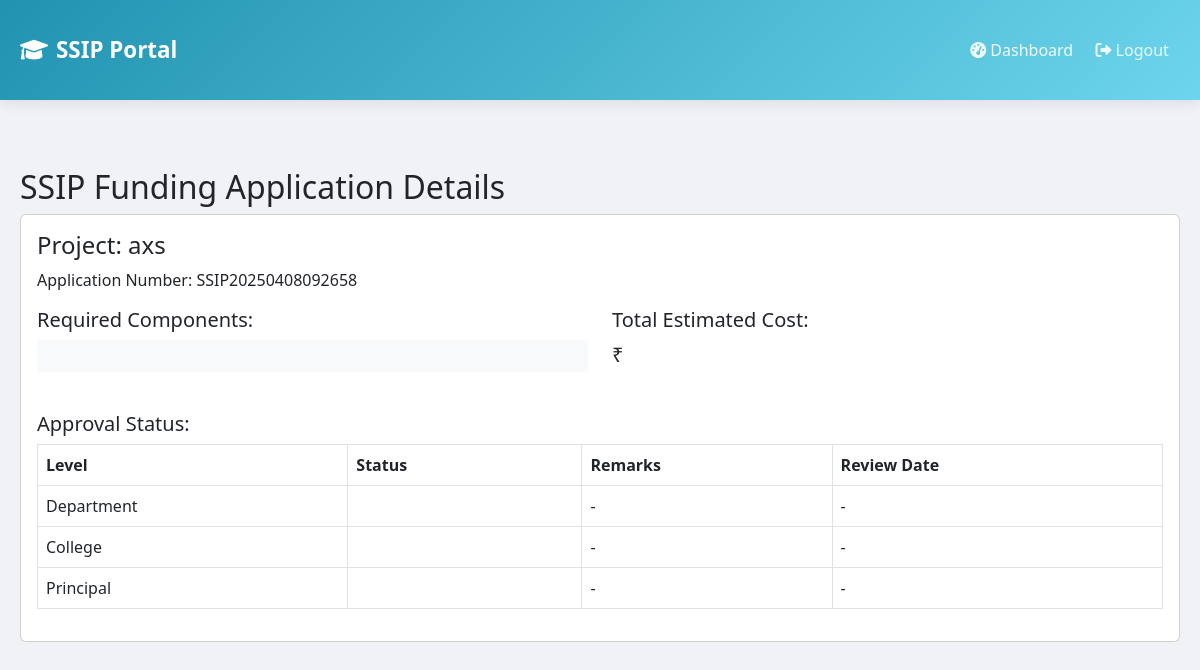
The app's page /view_funding_application/2 (signed in) with its own data.
### app.py (models this page shows, shortened)
class Application(db.Model):
    id = db.Column(db.Integer, primary_key=True)
    application_number = db.Column(db.String(50), unique=True)
    user_id = db.Column(db.Integer, db.ForeignKey('user.id'), nullable=False)
    project_title = db.Column(db.String(200), nullable=False)
    problem_statement = db.Column(db.Text, nullable=False)
    solution = db.Column(db.Text, nullable=False)
    team_members = db.Column(db.String(500))
    total_cost = db.Column(db.Float, nullable=False)
    quotation_path = db.Column(db.String(200))
    created_at = db.Column(db.DateTime, default=datetime.utcnow)
    team_size = db.Column(db.Integer, default=1)
    project_duration = db.Column(db.Integer, default=6)  # in months
    completion_percentage = db.Column(db.Integer, default=0)
    innovation_score = db.Column(db.Integer, default=0)  # 0-100
    technical_complexity = db.Column(db.String(20), default='medium')  # low, medium, high
    project_domain = db.Column(db.String(50))
    implementation_status = db.Column(db.String(20), default='planning')  # planning, in-progress, testing, completed
    dept_status = db.Column(db.String(20), default='pending')
    dept_remarks = db.Column(db.Text)
    dept_review_date = db.Column(db.DateTime)
    college_status = db.Column(db.String(20), default='pending')
    college_remarks = db.Column(db.Text)
    college_review_date = db.Column(db.DateTime)
    principal_status = db.Column(db.String(20), default='pending')
    principal_remarks = db.Column(db.Text)
    principal_review_date = db.Column(db.DateTime)
    applicant = db.relationship('User', back_populates='user_applications')
    funding_request = db.relationship('FundingRequest', back_populates='ssip_application', uselist=False)
    purchase_lists = db.relationship('PurchaseList', back_populates='application')
    utilization_certificates = db.relationship('UtilizationCertificate', back_populates='application')
    components = db.relationship('Component', back_populates='application')
    application_notifications = db.relationship('Notification', back_populates='related_application')

class FundingRequest(db.Model):
    id = db.Column(db.Integer, primary_key=True)
    application_id = db.Column(db.Integer, db.ForeignKey('application.id'), nullable=False)
    actual_cost = db.Column(db.Float, nullable=False)
    bill_path = db.Column(db.String(200))
    remarks = db.Column(db.Text)
    created_at = db.Column(db.DateTime, default=datetime.now)
    dept_status = db.Column(db.String(20), default='pending')
    dept_remarks = db.Column(db.Text)
    dept_review_date = db.Column(db.DateTime)
    college_status = db.Column(db.String(20), default='pending')
    college_remarks = db.Column(db.Text)
    college_review_date = db.Column(db.DateTime)
    principal_status = db.Column(db.String(20), default='pending')
    principal_remarks = db.Column(db.Text)
    principal_review_date = db.Column(db.DateTime)
    ssip_application = db.relationship('Application', back_populates='funding_request')

### app.py (the view)
@app.route('/view_funding_application/<int:id>')
@login_required
def view_funding_application(id):
    funding = FundingRequest.query.get_or_404(id)
    application = funding.ssip_application
    if not (current_user.id == application.user_id or current_user.role in ['dept_coord', 'college_coord', 'principal']):
        flash('You do not have permission to access this application', 'danger')
        return redirect(url_for('dashboard'))
    return render_template('view_funding_application.html', funding=funding, application=application)

### app.py (called while the page is built)
@login_manager.user_loader
def load_user(user_id):
    return User.query.get(int(user_id))

### templates/view_funding_application.html (shortened to what this page needs)
{% extends "base.html" %}
{% block content %}
<div class="container mt-5">
    <h2>SSIP Funding Application Details</h2>
    <div class="card mb-4">
        <div class="card-body">
            <h4>Project: {{ application.project_title }}</h4>
            <p>Application Number: {{ application.application_number }}</p>
            <div class="row">
                <div class="col-md-6">
                    <h5>Required Components:</h5>
                    <pre class="bg-light p-3">{{ funding.required_components }}</pre>
                </div>
                <div class="col-md-6">
                    <h5>Total Estimated Cost:</h5>
                    <p class="lead">₹{{ funding.total_cost }}</p>
                </div>
            </div>
            <div class="mt-4">
                <h5>Approval Status:</h5>
                <div class="table-responsive">
                    <table class="table table-bordered">
                        <thead>
                            <tr>
                                <th>Level</th>
                                <th>Status</th>
                                <th>Remarks</th>
                                <th>Review Date</th>
                            </tr>
                        </thead>
                        <tbody>
                            <tr>
                                <td>Department</td>
                                <td><span class="badge badge-{{ funding.dept_status }}">{{ funding.dept_status }}</span></td>
                                <td>{{ funding.dept_remarks or '-' }}</td>
                                <td>{{ funding.dept_review_date or '-' }}</td>
                            </tr>
                            <tr>
                                <td>College</td>
                                <td><span class="badge badge-{{ funding.college_status }}">{{ funding.college_status }}</span></td>
                                <td>{{ funding.college_remarks or '-' }}</td>
                                <td>{{ funding.college_review_date or '-' }}</td>
                            </tr>
                            <tr>
                                <td>Principal</td>
                                <td><span class="badge badge-{{ funding.principal_status }}">{{ funding.principal_status }}</span></td>
                                <td>{{ funding.principal_remarks or '-' }}</td>
                                <td>{{ funding.principal_review_date or '-' }}</td>
                            </tr>
                        </tbody>
                    </table>
                </div>
            </div>
        </div>
    </div>
</div>
{% endblock %}

### templates/base.html (style rules this page uses)
:root { --primary-gradient: linear-gradient(135deg, #2193b0, #6dd5ed); --secondary-gradient: linear-gradient(135deg, #FF8008, #FFC837); --success-gradient: linear-gradient(135deg, #11998e, #38ef7d); --warning-gradient: linear-gradient(135deg, #F2994A, #F2C94C); --danger-gradient: linear-gradient(135deg, #eb3349, #f45c43); }
body { background: #f0f2f5; font-family: 'Segoe UI', system-ui, -apple-system, sans-serif; }
.container { max-width: 1200px; margin: 0 auto; padding: 20px; }

### records on screen
Application: project_title "axs", application_number "SSIP20250408092658"
FundingRequest: dept_remarks "-", dept_review_date "-", college_remarks "-", college_review_date "-", principal_remarks "-", principal_review_date "-"
